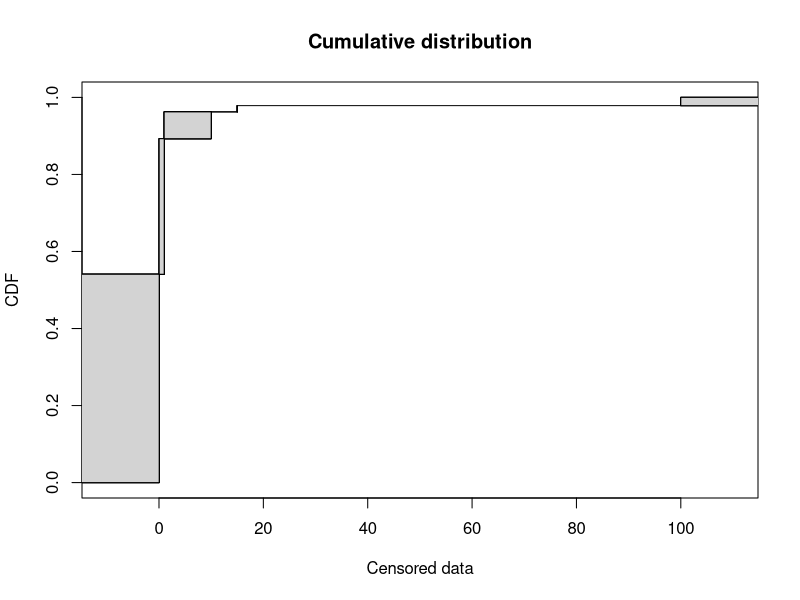
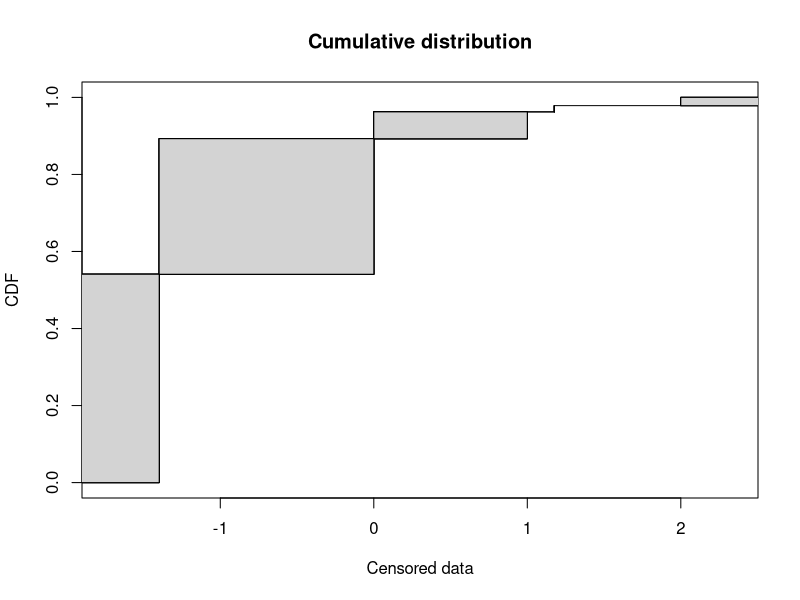
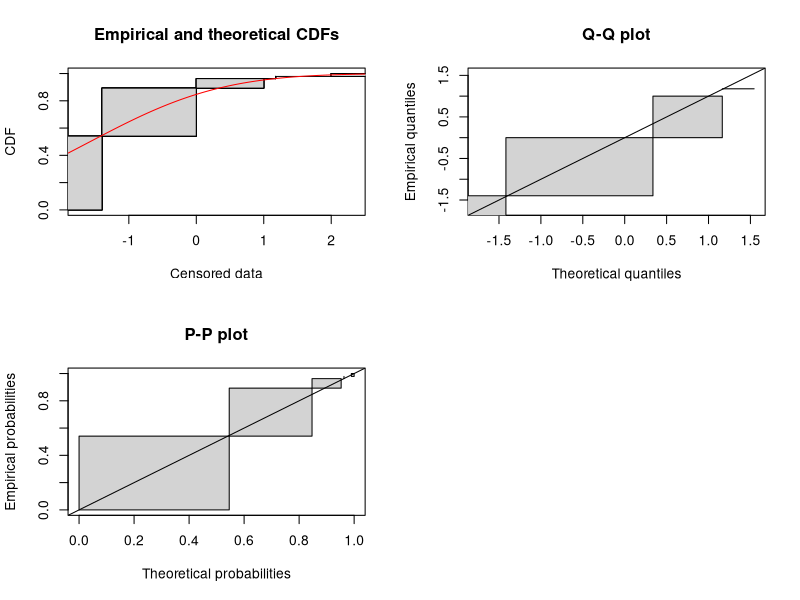

These figures' R source, in order:
library(fitdistrplus)


### Name: smokedfish
### Title: Contamination data of Listeria monocytogenes in smoked fish
### Aliases: smokedfish
### Keywords: datasets

### ** Examples

# (1) load of data
#
data(smokedfish)

# (2) plot of data in CFU/g
#
plotdistcens(smokedfish)

# (3) plot of transformed data in log10[CFU/g]
#
Clog10 <- log10(smokedfish)
plotdistcens(Clog10)

# (4) Fit of a normal distribution to data in log10[CFU/g]
#
fitlog10 <- fitdistcens(Clog10,"norm")
summary(fitlog10)
plot(fitlog10)
